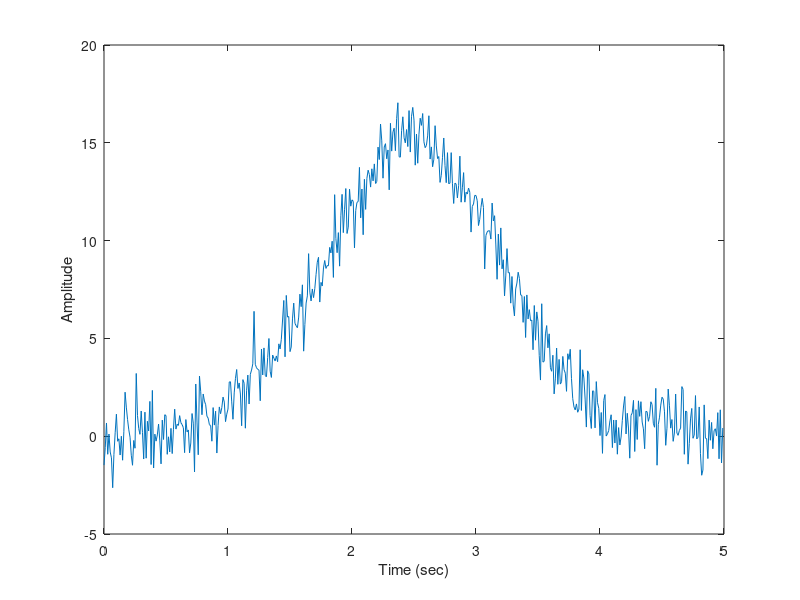

The MATLAB script that drew this image: (Note: this script raises an error after producing the figure.)
t = 0:1/100:5-1/100;
x = 15.*(gausswin(length(t)).^2);
noise = randn(length(x),1);
x = x+noise;

figure;
plot(t,x)
xlabel('Time (sec)');ylabel('Amplitude')

rectLength = 300;
rect = ones(1,rectLength)./rectLength;

x_smoothed = smooth(x,rectLength);
hold on;
plot(t, x_smoothed)


title('A guassian before and after smoothing')
legend('Before', 'After')